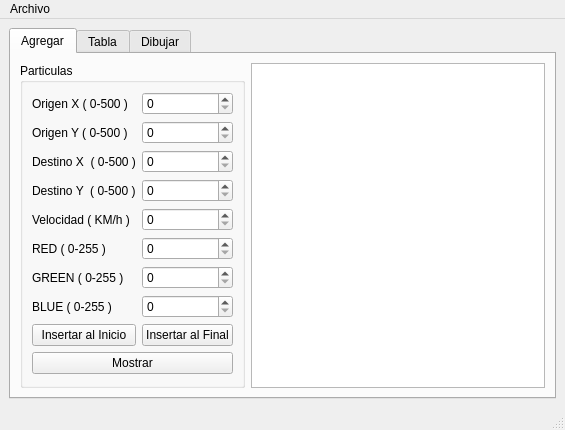
<?xml version="1.0" encoding="UTF-8"?>
<ui version="4.0">
 <class>MainWindow</class>
 <widget class="QMainWindow" name="MainWindow">
  <property name="geometry">
   <rect>
    <x>0</x>
    <y>0</y>
    <width>565</width>
    <height>423</height>
   </rect>
  </property>
  <property name="windowTitle">
   <string>MainWindow</string>
  </property>
  <widget class="QWidget" name="centralwidget">
   <layout class="QGridLayout" name="gridLayout_3">
    <item row="0" column="0">
     <widget class="QTabWidget" name="tabWidget">
      <property name="currentIndex">
       <number>0</number>
      </property>
      <widget class="QWidget" name="tab">
       <attribute name="title">
        <string>Agregar</string>
       </attribute>
       <layout class="QGridLayout" name="gridLayout_2">
        <item row="0" column="0">
         <widget class="QGroupBox" name="groupBox">
          <property name="title">
           <string>Particulas</string>
          </property>
          <layout class="QGridLayout" name="gridLayout">
           <item row="6" column="1">
            <widget class="QSpinBox" name="green">
             <property name="maximum">
              <number>255</number>
             </property>
            </widget>
           </item>
           <item row="3" column="1">
            <widget class="QSpinBox" name="dy">
             <property name="maximum">
              <number>500</number>
             </property>
            </widget>
           </item>
           <item row="1" column="0">
            <widget class="QLabel" name="label_7">
             <property name="text">
              <string>Origen Y ( 0-500 )</string>
             </property>
            </widget>
           </item>
           <item row="7" column="1">
            <widget class="QSpinBox" name="blue">
             <property name="maximum">
              <number>255</number>
             </property>
            </widget>
           </item>
           <item row="6" column="0">
            <widget class="QLabel" name="label_5">
             <property name="text">
              <string>GREEN ( 0-255 )</string>
             </property>
            </widget>
           </item>
           <item row="8" column="1">
            <widget class="QPushButton" name="insertar_final">
             <property name="text">
              <string>Insertar al Final</string>
             </property>
            </widget>
           </item>
           <item row="4" column="0">
            <widget class="QLabel" name="label_3">
             <property name="text">
              <string>Velocidad ( KM/h )</string>
             </property>
            </widget>
           </item>
           <item row="3" column="0">
            <widget class="QLabel" name="label_2">
             <property name="text">
              <string>Destino Y  ( 0-500 )</string>
             </property>
            </widget>
           </item>
           <item row="5" column="1">
            <widget class="QSpinBox" name="red">
             <property name="maximum">
              <number>255</number>
             </property>
            </widget>
           </item>
           <item row="9" column="0" colspan="2">
            <widget class="QPushButton" name="mostrar">
             <property name="text">
              <string>Mostrar</string>
             </property>
            </widget>
           </item>
           <item row="5" column="0">
            <widget class="QLabel" name="label_4">
             <property name="text">
              <string>RED ( 0-255 )</string>
             </property>
            </widget>
           </item>
           <item row="7" column="0">
            <widget class="QLabel" name="label_6">
             <property name="text">
              <string>BLUE ( 0-255 )</string>
             </property>
            </widget>
           </item>
           <item row="4" column="1">
            <widget class="QSpinBox" name="velocidad">
             <property name="maximum">
              <number>999</number>
             </property>
            </widget>
           </item>
           <item row="2" column="0">
            <widget class="QLabel" name="label">
             <property name="text">
              <string>Destino X  ( 0-500 )</string>
             </property>
            </widget>
           </item>
           <item row="2" column="1">
            <widget class="QSpinBox" name="dx">
             <property name="maximum">
              <number>500</number>
             </property>
            </widget>
           </item>
           <item row="8" column="0">
            <widget class="QPushButton" name="insertar_inicio">
             <property name="text">
              <string>Insertar al Inicio</string>
             </property>
            </widget>
           </item>
           <item row="0" column="0">
            <widget class="QLabel" name="label_8">
             <property name="text">
              <string>Origen X ( 0-500 )</string>
             </property>
            </widget>
           </item>
           <item row="1" column="1">
            <widget class="QSpinBox" name="oy">
             <property name="maximum">
              <number>500</number>
             </property>
            </widget>
           </item>
           <item row="0" column="1">
            <widget class="QSpinBox" name="ox">
             <property name="maximum">
              <number>500</number>
             </property>
            </widget>
           </item>
          </layout>
         </widget>
        </item>
        <item row="0" column="1">
         <widget class="QPlainTextEdit" name="lista_particulas"/>
        </item>
       </layout>
      </widget>
      <widget class="QWidget" name="tab_2">
       <attribute name="title">
        <string>Tabla</string>
       </attribute>
       <layout class="QGridLayout" name="gridLayout_4">
        <item row="0" column="0" colspan="3">
         <widget class="QTableWidget" name="tabla"/>
        </item>
        <item row="1" column="0">
         <widget class="QLineEdit" name="buscar_lineEdit">
          <property name="placeholderText">
           <string>ID de particula</string>
          </property>
         </widget>
        </item>
        <item row="1" column="1">
         <widget class="QPushButton" name="buscar_pushButton">
          <property name="text">
           <string>Buscar</string>
          </property>
         </widget>
        </item>
        <item row="1" column="2">
         <widget class="QPushButton" name="mostrar_tabla_pushButton">
          <property name="text">
           <string>Mostrar</string>
          </property>
         </widget>
        </item>
       </layout>
      </widget>
      <widget class="QWidget" name="tab_5">
       <attribute name="title">
        <string>Dibujar</string>
       </attribute>
       <layout class="QGridLayout" name="gridLayout_5">
        <item row="0" column="0" colspan="2">
         <widget class="QGraphicsView" name="graphicsView"/>
        </item>
        <item row="1" column="0">
         <widget class="QPushButton" name="dibujar">
          <property name="text">
           <string>Dibujar</string>
          </property>
         </widget>
        </item>
        <item row="1" column="1">
         <widget class="QPushButton" name="limpiar">
          <property name="text">
           <string>Limpiar</string>
          </property>
         </widget>
        </item>
       </layout>
      </widget>
     </widget>
    </item>
   </layout>
  </widget>
  <widget class="QMenuBar" name="menubar">
   <property name="geometry">
    <rect>
     <x>0</x>
     <y>0</y>
     <width>565</width>
     <height>22</height>
    </rect>
   </property>
   <widget class="QMenu" name="menuArchivo">
    <property name="title">
     <string>Archivo</string>
    </property>
    <addaction name="actionGuardar"/>
    <addaction name="actionAbrir"/>
   </widget>
   <addaction name="menuArchivo"/>
  </widget>
  <widget class="QStatusBar" name="statusbar"/>
  <action name="actionGuardar">
   <property name="text">
    <string>Guardar</string>
   </property>
   <property name="shortcut">
    <string>Ctrl+S</string>
   </property>
  </action>
  <action name="actionAbrir">
   <property name="text">
    <string>Abrir</string>
   </property>
   <property name="shortcut">
    <string>Ctrl+O</string>
   </property>
  </action>
 </widget>
 <resources/>
 <connections/>
</ui>
